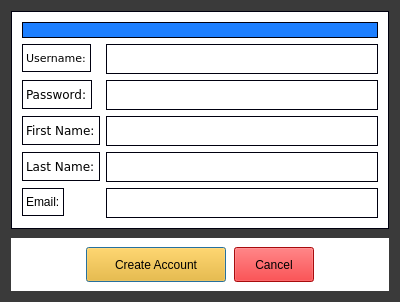
<?xml version="1.0" encoding="UTF-8"?>
<ui version="4.0">
 <class>AddAccount</class>
 <widget class="QDialog" name="AddAccount">
  <property name="geometry">
   <rect>
    <x>0</x>
    <y>0</y>
    <width>400</width>
    <height>300</height>
   </rect>
  </property>
  <property name="windowTitle">
   <string>Dialog</string>
  </property>
  <property name="styleSheet">
   <string notr="true">background-color:rgb(58, 58, 58);</string>
  </property>
  <layout class="QVBoxLayout" name="verticalLayout">
   <property name="spacing">
    <number>9</number>
   </property>
   <item>
    <widget class="QFrame" name="">
     <property name="styleSheet">
      <string notr="true">border: 1px solid rgb(0,0,15);
borde-radius:5px;
background-color:white;
color:black;</string>
     </property>
     <layout class="QFormLayout" name="formLayout">
      <property name="leftMargin">
       <number>10</number>
      </property>
      <property name="topMargin">
       <number>10</number>
      </property>
      <property name="rightMargin">
       <number>10</number>
      </property>
      <property name="bottomMargin">
       <number>10</number>
      </property>
      <item row="1" column="0">
       <widget class="QLabel" name="label">
        <property name="minimumSize">
         <size>
          <width>0</width>
          <height>0</height>
         </size>
        </property>
        <property name="font">
         <font>
          <family>Verdana</family>
          <pointsize>8</pointsize>
         </font>
        </property>
        <property name="text">
         <string>Username:</string>
        </property>
       </widget>
      </item>
      <item row="1" column="1">
       <widget class="QLineEdit" name="uname">
        <property name="minimumSize">
         <size>
          <width>0</width>
          <height>30</height>
         </size>
        </property>
       </widget>
      </item>
      <item row="2" column="0">
       <widget class="QLabel" name="label_2">
        <property name="font">
         <font>
          <family>Verdana</family>
         </font>
        </property>
        <property name="text">
         <string>Password:</string>
        </property>
       </widget>
      </item>
      <item row="2" column="1">
       <widget class="QLineEdit" name="pword">
        <property name="minimumSize">
         <size>
          <width>0</width>
          <height>30</height>
         </size>
        </property>
        <property name="inputMethodHints">
         <set>Qt::ImhHiddenText|Qt::ImhNoAutoUppercase|Qt::ImhNoPredictiveText|Qt::ImhSensitiveData</set>
        </property>
        <property name="echoMode">
         <enum>QLineEdit::Password</enum>
        </property>
       </widget>
      </item>
      <item row="3" column="0">
       <widget class="QLabel" name="label_3">
        <property name="font">
         <font>
          <family>Verdana</family>
         </font>
        </property>
        <property name="text">
         <string>First Name:</string>
        </property>
       </widget>
      </item>
      <item row="3" column="1">
       <widget class="QLineEdit" name="fname">
        <property name="minimumSize">
         <size>
          <width>0</width>
          <height>30</height>
         </size>
        </property>
       </widget>
      </item>
      <item row="4" column="0">
       <widget class="QLabel" name="label_4">
        <property name="font">
         <font>
          <family>Verdana</family>
         </font>
        </property>
        <property name="text">
         <string>Last Name:</string>
        </property>
       </widget>
      </item>
      <item row="4" column="1">
       <widget class="QLineEdit" name="lname">
        <property name="minimumSize">
         <size>
          <width>0</width>
          <height>30</height>
         </size>
        </property>
       </widget>
      </item>
      <item row="5" column="0">
       <widget class="QLabel" name="label_5">
        <property name="text">
         <string>Email:</string>
        </property>
        <property name="alignment">
         <set>Qt::AlignLeading|Qt::AlignLeft|Qt::AlignVCenter</set>
        </property>
       </widget>
      </item>
      <item row="5" column="1">
       <widget class="QLineEdit" name="email">
        <property name="minimumSize">
         <size>
          <width>0</width>
          <height>30</height>
         </size>
        </property>
        <property name="inputMethodHints">
         <set>Qt::ImhEmailCharactersOnly</set>
        </property>
       </widget>
      </item>
      <item row="0" column="0" colspan="2">
       <widget class="QLabel" name="errorMsgs">
        <property name="styleSheet">
         <string notr="true">background-color: rgb(29, 127, 255);</string>
        </property>
        <property name="text">
         <string/>
        </property>
       </widget>
      </item>
     </layout>
    </widget>
   </item>
   <item>
    <widget class="QFrame" name="">
     <property name="styleSheet">
      <string notr="true">

background-color:white;
</string>
     </property>
     <layout class="QHBoxLayout" name="horizontalLayout">
      <property name="spacing">
       <number>8</number>
      </property>
      <item>
       <spacer name="horizontalSpacer">
        <property name="orientation">
         <enum>Qt::Horizontal</enum>
        </property>
        <property name="sizeHint" stdset="0">
         <size>
          <width>40</width>
          <height>20</height>
         </size>
        </property>
       </spacer>
      </item>
      <item>
       <widget class="QPushButton" name="createAcct">
        <property name="minimumSize">
         <size>
          <width>140</width>
          <height>35</height>
         </size>
        </property>
        <property name="styleSheet">
         <string notr="true">
background-color: rgb(255, 180, 6);
color:black;</string>
        </property>
        <property name="text">
         <string>Create Account</string>
        </property>
       </widget>
      </item>
      <item>
       <widget class="QPushButton" name="Cancel">
        <property name="minimumSize">
         <size>
          <width>0</width>
          <height>35</height>
         </size>
        </property>
        <property name="styleSheet">
         <string notr="true">
background-color: rgb(234, 15, 18);
color:black;</string>
        </property>
        <property name="text">
         <string>Cancel</string>
        </property>
       </widget>
      </item>
      <item>
       <spacer name="horizontalSpacer_2">
        <property name="orientation">
         <enum>Qt::Horizontal</enum>
        </property>
        <property name="sizeHint" stdset="0">
         <size>
          <width>40</width>
          <height>20</height>
         </size>
        </property>
       </spacer>
      </item>
     </layout>
    </widget>
   </item>
  </layout>
 </widget>
 <resources/>
 <connections/>
</ui>
